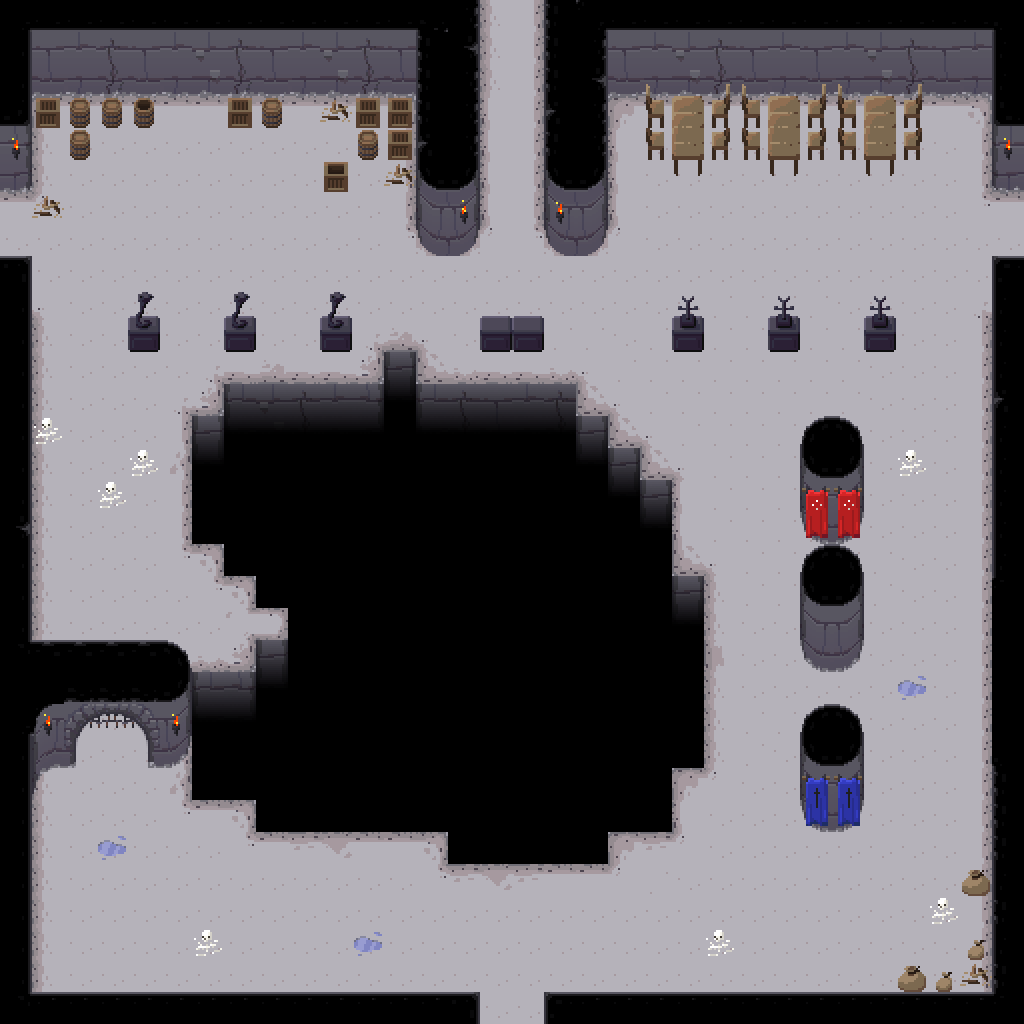

This is a level from a 2D game, rendered from its Tiled map with the project's own tilesets. A one-line summary and the map file follow, with tile-layer data summarised:
An orthogonal 32x32 tile map with 32x32 px tiles, 4 tile layers (ground, walls, objects, tops) and 56 objects (6x light, 5x monster).

<map version="1.0" orientation="orthogonal" width="32" height="32" tilewidth="32" tileheight="32">
 <tileset firstgid="1" name="dungeon tileset calciumtrice" tilewidth="32" tileheight="32">
  <image source="../textures/spritesheets/dungeon tileset calciumtrice.png" width="960" height="808" />
 </tileset>
 <layer name="ground" width="32" height="32">
  <data>[1024 cells, 1024 non-empty, 26 distinct tile ids]</data>
 </layer>
 <layer name="walls" width="32" height="32">
  <data>[1024 cells, 144 non-empty, 47 distinct tile ids]</data>
 </layer>
 <layer name="objects" width="32" height="32">
  <data>[1024 cells, 87 non-empty, 28 distinct tile ids]</data>
 </layer>
 <layer name="tops" width="32" height="32">
  <data>[1024 cells, 155 non-empty, 26 distinct tile ids]</data>
 </layer>
 <objectgroup name="colliderWalls" width="0" height="0">
  <object x="0" y="0" width="480" height="96" />
  <object x="544" y="0" width="480" height="96" />
  <object x="0" y="96" width="32" height="96" />
  <object x="992" y="96" width="32" height="96" />
  <object x="0" y="288" width="32" height="736" />
  <object x="992" y="288" width="32" height="736" />
  <object x="544" y="96" width="64" height="160" />
  <object x="416" y="96" width="64" height="160" />
  <object x="225" y="383" width="352" height="32" />
  <object x="384" y="352" width="32" height="32" />
  <object x="256" y="640" width="32" height="64" />
  <object x="192" y="672" width="64" height="128" />
  <object x="256" y="768" width="192" height="64" />
  <object x="448" y="800" width="160" height="64" />
  <object x="608" y="768" width="64" height="64" />
  <object x="544" y="416" width="64" height="32" />
  <object x="576" y="448" width="64" height="32" />
  <object x="608" y="480" width="64" height="32" />
  <object x="640" y="576" width="64" height="192" />
  <object x="640" y="512" width="32" height="64" />
  <object x="192" y="416" width="64" height="128" />
  <object x="224" y="544" width="64" height="32" />
  <object x="256" y="576" width="64" height="32" />
  <object x="288" y="608" width="32" height="64" />
  <object x="32" y="96" width="128" height="32" />
  <object x="224" y="96" width="64" height="32" />
  <object x="352" y="96" width="64" height="64" />
  <object x="320" y="160" width="32" height="32" />
  <object x="64" y="128" width="32" height="32" />
  <object x="640" y="96" width="288" height="64" />
  <object x="480" y="320" width="64" height="32" />
  <object x="672" y="320" width="32" height="32" />
  <object x="768" y="320" width="32" height="32" />
  <object x="864" y="320" width="32" height="32" />
  <object x="320" y="320" width="32" height="32" />
  <object x="224" y="320" width="32" height="32" />
  <object x="128" y="320" width="32" height="32" />
  <object x="160" y="672" width="32" height="96" />
  <object x="32" y="672" width="32" height="96" />
  <object x="960" y="864" width="32" height="32" />
  <object x="896" y="960" width="64" height="32" />
  <object x="960" y="928" width="32" height="64" />
  <object x="800" y="448" width="64" height="96" />
  <object x="800" y="576" width="64" height="96" />
  <object x="800" y="736" width="64" height="96" />
 </objectgroup>
 <objectgroup name="lights" width="0" height="0">
  <object name="light" x="992" y="128" width="32" height="32" />
  <object name="light" x="0" y="128" width="32" height="32" />
  <object name="light" x="448" y="192" width="32" height="32" />
  <object name="light" x="544" y="192" width="32" height="32" />
  <object name="light" x="160" y="704" width="32" height="32" />
  <object name="light" x="32" y="704" width="32" height="32" />
 </objectgroup>
 <objectgroup name="mapObjects" width="0" height="0">
  <object name="monster" x="273" y="258" width="32" height="32">
   <properties>
    <property name="type" value="zombie" />
   </properties>
  </object>
  <object name="monster" x="764" y="231" width="32" height="32">
   <properties>
    <property name="type" value="skeleton" />
   </properties>
  </object>
  <object name="monster" x="164" y="175" width="32" height="32">
   <properties>
    <property name="type" value="zombie" />
   </properties>
  </object>
  <object name="monster" x="133" y="893" width="32" height="32">
   <properties>
    <property name="type" value="skeleton" />
   </properties>
  </object>
  <object name="monster" x="730" y="885" width="32" height="32">
   <properties>
    <property name="type" value="zombie" />
   </properties>
  </object>
 </objectgroup>
</map>
